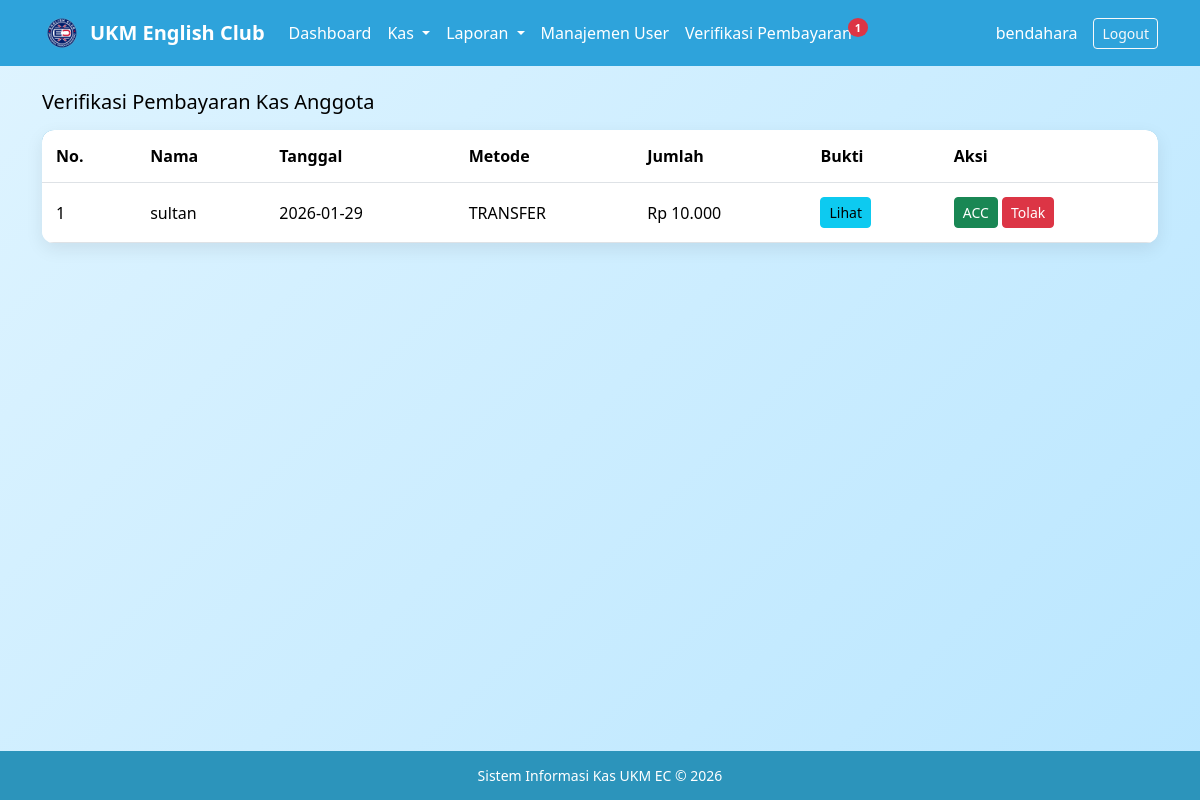
The page /verifikasi_pembayaran.php (signed in) on the database its author committed.
### tables this page shows
CREATE TABLE IF NOT EXISTS `pembayaran_kas` (
  `id_bayar` int(11) NOT NULL AUTO_INCREMENT,
  `id_user` int(11) DEFAULT NULL,
  `tanggal` date DEFAULT NULL,
  `jumlah` int(11) DEFAULT NULL,
  `metode` enum('transfer','qris') DEFAULT NULL,
  `bukti` varchar(255) DEFAULT NULL,
  `status` enum('pending','diterima','ditolak') DEFAULT 'pending',
  PRIMARY KEY (`id_bayar`),
  KEY `id_user` (`id_user`)
);

CREATE TABLE IF NOT EXISTS `users` (
  `id_user` int(11) NOT NULL AUTO_INCREMENT,
  `nama` varchar(100) DEFAULT NULL,
  `username` varchar(50) DEFAULT NULL,
  `password` varchar(100) DEFAULT NULL,
  `role` enum('bendahara','anggota') DEFAULT NULL,
  PRIMARY KEY (`id_user`)
);

### verifikasi_pembayaran.php (the view, shortened to what this page needs)
<?php
include 'config/koneksi.php';
$data = mysqli_query($conn,"
    SELECT p.*, u.username
    FROM pembayaran_kas p
    JOIN users u ON p.id_user = u.id_user
    WHERE p.status = 'pending'
    ORDER BY p.tanggal ASC
");
?>
<!DOCTYPE html>
<html lang="id">
<head>
<link href="https://cdn.jsdelivr.net/npm/bootstrap@5.3.2/dist/css/bootstrap.min.css" rel="stylesheet">
<link rel="stylesheet" href="assets/style.css">
</head>
<body>
<?php include 'navbar_bendahara.php'; ?>
<div class="container mt-4">
    <h5 class="text-black mb-3">Verifikasi Pembayaran Kas Anggota</h5>
    <div class="card card-table">
        <div class="card-body p-0">
            <table class="table mb-0">
                <thead class="table-sky text-white">
                    <tr>
                        <th>No.</th>
                        <th>Nama</th>
                        <th>Tanggal</th>
                        <th>Metode</th>
                        <th>Jumlah</th>
                        <th>Bukti</th>
                        <th>Aksi</th>
                    </tr>
                </thead>
                <tbody>
                <?php $no=1; while($d=mysqli_fetch_assoc($data)){ ?>
                    <tr>
                        <td><?= $no++; ?></td>
                        <td><?= $d['username']; ?></td>
                        <td><?= $d['tanggal']; ?></td>
                        <td><?= strtoupper($d['metode']); ?></td>
                        <td>Rp <?= number_format($d['jumlah'],0,',','.'); ?></td>
                        <td>
                            <a href="assets/bukti/<?= $d['bukti']; ?>" target="_blank" class="btn btn-info btn-sm">Lihat</a>
                        </td>
                        <td>
                            <a href="acc_pembayaran.php?id=<?= $d['id_bayar']; ?>"
                               class="btn btn-success btn-sm"
                               onclick="return confirm('ACC pembayaran ini?')">
                               ACC
                            </a>
                            <a href="tolak_pembayaran.php?id=<?= $d['id_bayar']; ?>"
                               class="btn btn-danger btn-sm"
                               onclick="return confirm('Tolak pembayaran ini?')">
                               Tolak
                            </a>
                        </td>
                    </tr>
                <?php } ?>
                </tbody>
            </table>
        </div>
    </div>
</div>
<?php include 'footer.php'; ?>
</body>
</html>

### assets/style.css (style rules this page uses)
body { background: linear-gradient(135deg,#dff4ff,#b9e6ff); font-family: 'Segoe UI', Tahoma, Geneva, Verdana, sans-serif; }
.card-table { border: none; border-radius: 12px; overflow: hidden; box-shadow: 0 6px 18px rgba(0,0,0,0.08); }
.table thead { background: #2ea3db; color: white; font-weight: 600; }
.table td, .table th { vertical-align: middle; padding: 14px; }
html, body { height:100%; }
body { display:flex; flex-direction:column; }
.container { flex:1; }

### rows shown on the page
pembayaran_kas: id_user.username "sultan", tanggal "2026-01-29", metode "TRANSFER", jumlah "10.000"

### other values the page prints
$notif "1"
$_SESSION['username'] "bendahara"
